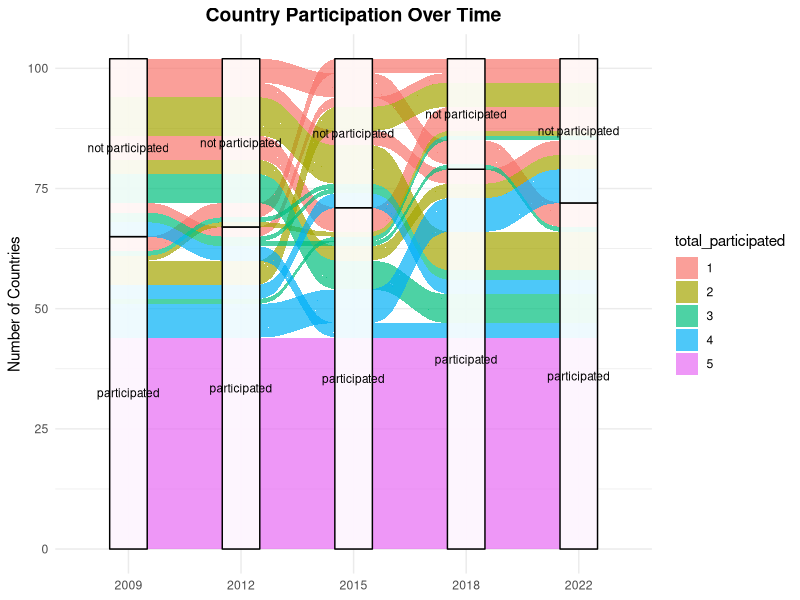

The R source for this figure: (Note: this script raises an error after producing the figure.)
## ---- chunk 1
# install.packages(c("dplyr","tidyr","ggplot2","ggalluvial","forcats"))
library(dplyr) 
library(tidyr)
library(tidyverse)
library(ggplot2)
library(ggalluvial)
library(forcats)
library(ggridges)
#library(Lock5withR)

## ---- chunk 2
# Loading in the PISA datasets:
pisa2009 <- read.csv('data/2009_PISA.csv')
pisa2012 <- read.csv('data/2012_PISA.csv')
pisa2015 <- read.csv('data/2015_PISA.csv')
pisa2018 <- read.csv('data/2018_PISA.csv')
pisa2022 <- read.csv('data/2022_PISA.csv')
## ---- chunk 3

# List of country participation across years:
participation_list <- list(
  '2009' = pisa2009$X,
  '2012' = pisa2012$Country,
  '2015' = pisa2015$X,
  '2018' = pisa2018$Country,
  '2022' = pisa2022$Country
)

# row and column values
all_countries <- unique(unlist(participation_list))
years <- names(participation_list)

# dataframe used for alluvial
participation_long <- participation_list |>
  enframe(name = "year", value = "country") |>
  unnest(country) |>
  mutate(status = "participated")

participation_df <- participation_long |>
  pivot_wider(
    names_from = year,
    values_from = status,
    values_fn = ~ first(.x)
    # values_fill = "not participated"
  ) 

participation_df$`2009` <- replace_na(participation_df$`2009`, "not participated")
participation_df$`2012` <- replace_na(participation_df$`2012`, "not participated")
participation_df$`2015` <- replace_na(participation_df$`2015`, "not participated")
participation_df$`2018` <- replace_na(participation_df$`2018`, "not participated")
participation_df$`2022` <- replace_na(participation_df$`2022`, "not participated")

participation_df$total_participated <- as.factor(rowSums(participation_df[, -1] == "participated", na.rm = TRUE))
## ---- chunk 4
ggplot(data = participation_df,
       aes(axis1 = `2009`, axis2 = `2012`, axis3 = `2015`, axis4 = `2018`, axis5=`2022`)) +
  geom_alluvium(aes(fill = total_participated), alpha = 0.7) +
  geom_stratum(alpha = 0.9) +
  geom_text(stat = "stratum", aes(label = after_stat(stratum)), size = 3) +
  scale_x_discrete(limits = c("2009", "2012", "2015", "2018", "2022"), 
                   expand = c(0.15, 0.05)) +
  theme_minimal() +
  labs(title = "Country Participation Over Time",
       y = "Number of Countries") +
  theme(legend.position = "right",
        plot.title = element_text(hjust = 0.5, size = 14, face = "bold"),
        axis.title.x = element_blank())
## ---- chunk 5
country_counts
## ---- chunk 6
library(tidyverse)
library(sf)
library(rnaturalearth)
library(rnaturalearthdata)
library(patchwork)

country_counts <- participation_long %>%
  group_by(country) %>%
  summarise(count_status = n(), .groups = 'drop') 

name_fix <- c(
  "United States" = "United States of America",
  # The following must be explicitly named:
  "Hong Kong-China" = "China", 
  "Shanghai-China" = "China",
  "Chinese Taipei" = "China",
  # The rest of the vector was already correctly structured:
  "South Korea" = "Korea, Republic of",
  "North Korea" = "Korea, Democratic People's Republic of",
  "Iran" = "Iran, Islamic Republic of",
  "Vietnam" = "Viet Nam",
  "Egypt" = "Egypt, Arab Republic of",
  "Czech Republic" = "Czechia",
  "Syria" = "Syrian Arab Republic",
  "Bolivia" = "Bolivia (Plurinational State of)",
  "Brunei Darussalam" = "Brunei",
  "Slovak Republic" = "Slovakia",
  "Korea" = "Korea, Republic of", 
  "Baku (Azerbaijan)" = "Azerbaijan",
  "Moldova" = "Republic of Moldova", 
  "Kosovo" = "Kosovo")

country_counts$country_fixed <- recode(country_counts$country, !!!name_fix, .default = country_counts$country)


world <- ne_countries(scale = "medium", returnclass = "sf")

world_data <- world %>%
  left_join(country_counts, by = c("name" = "country_fixed")) %>%
  mutate(count_status_factor = factor(count_status))


map_pisa <- ggplot(world_data) +
  geom_sf(aes(fill = count_status_factor), color = "white", size = 0.1) +
  scale_fill_viridis_d(option = "plasma", 
                       na.value = "gray90",
                       name = "Participation Count") + 
  labs(
    title = "Student Participation Count by Country",
    fill = "count_status"
  ) +
  theme_minimal() +
  # Optional: Clean up map theme
  theme(
    axis.title.x = element_blank(),
    axis.text.x = element_blank(),
    axis.ticks.x = element_blank(),
    axis.title.y = element_blank(),
    axis.text.y = element_blank(),
    axis.ticks.y = element_blank(),
    panel.grid.major = element_line(colour = "transparent")
  )

map_pisa
